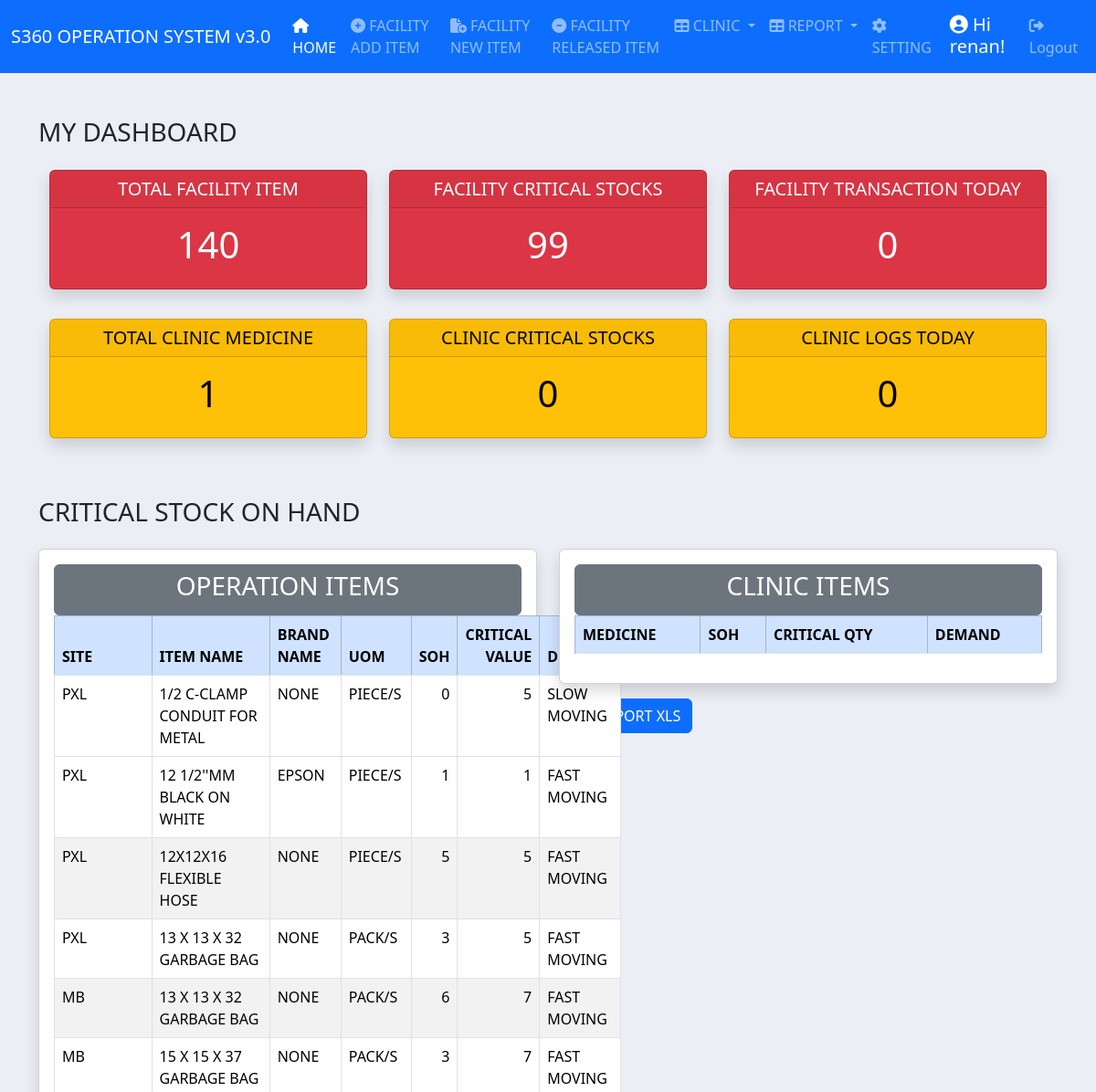
The app's page /dashboard/ (signed in, upper part), older data.
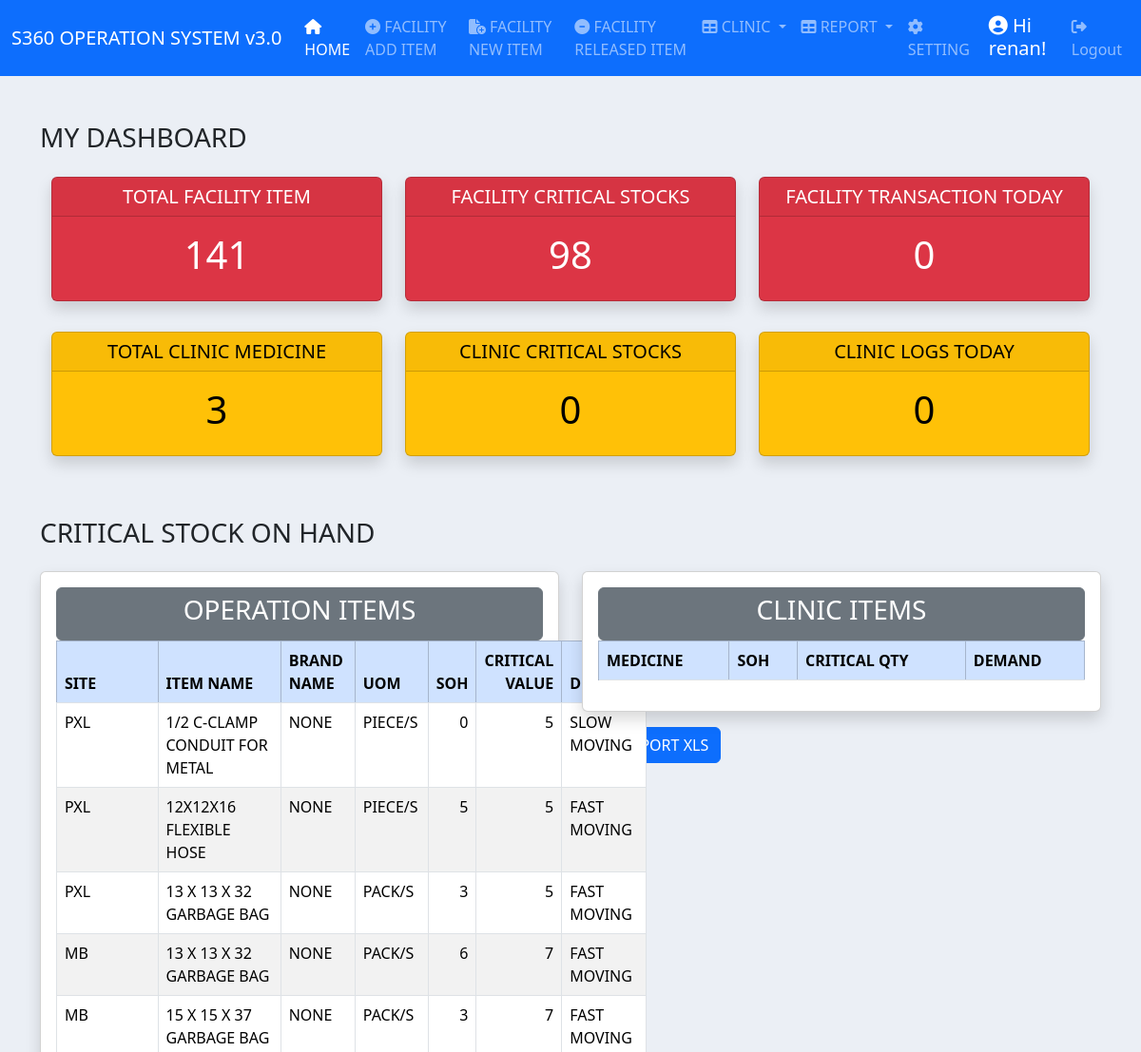
The same page, newer data.
### inventory/models.py (models this page shows, shortened)
class ItemBase(models.Model):
    item_name = models.CharField(max_length=200, null=True)
    brand_name = models.CharField(max_length=200, null=True)
    soh = models.IntegerField(null=True)
    item_code = models.CharField(max_length=200, null=True, blank=True)
    date_added = models.DateTimeField(auto_now_add=True)
    remarks = models.CharField(max_length=50, null=True)
    uom = models.ForeignKey(UOM, on_delete=models.CASCADE, null=True)
    critical_value = models.IntegerField(null=True, blank=True)
    site = models.ForeignKey(Site, on_delete=models.CASCADE)
    demand_item = models.ForeignKey(DemandItems, on_delete=models.CASCADE)
    division = models.ForeignKey(Division, on_delete=models.CASCADE, null=True)
    class Meta:
        ordering = ["item_name"]

class Site(models.Model):
    site = models.CharField(max_length=200)
    class Meta:
        ordering = ["site"]
    def __str__(self):
        return self.site

class UOM(models.Model):
    uom = models.CharField(max_length=100)
    def __str__(self):
        return self.uom
    class Meta:
        ordering = ["uom"]

class DemandItems(models.Model):
    demand_item = models.CharField(max_length=30)
    def __str__(self):
        return self.demand_item
    class Meta:
        ordering = ["demand_item"]

### dashboard/views.py (the view)
# urls.py: path('', views.dashboard_view, name='dashboard'),
@login_required
def dashboard_view(request):
    itembase = ItemBase.objects.all()
    item = Item.objects.all()
    clinic = Clinic_Record.objects.all()
    medicine = MedCode.objects.all()
    item_count = ItemBase.objects.filter(site=1).count()
    medicine_count = MedCode.objects.filter(location=1).count()
    critical_count = 0
    for critical in itembase:
        if critical.critical_value != 0:
            if critical.critical_value is not None:
                if critical.soh <= critical.critical_value:
                    critical_count += 1
            else:
                if critical.soh <= none_value:
                    critical_count += 1
    transaction_count = 0
    for transaction_date in item:
        if transaction_date.date_added.date() == datetime.datetime.now().date():
            transaction_count += 1
    critical_medicine_count = 0
    for medcritical in medicine:
        if medcritical.quantity <= medcritical.critical:
            critical_medicine_count += 1
    unique_users = set()  # A set to store unique user IDs
    for clinic_date in clinic:
        if clinic_date.date_added.date() == datetime.datetime.now().date():
            unique_users.add(clinic_date.employee_id)
    clinic_log_count = len(unique_users)  # Count the unique users
    context = {
        'item_count': item_count,
        'critical_count': critical_count,
        'none_value': none_value,
        'itembase': itembase,
        'transaction_count': transaction_count,
        'clinic_log_count': clinic_log_count,
        'medicine': medicine,
        'critical_medicine_count': critical_medicine_count,
        'medicine_count': medicine_count
    }
    return render(request, 'dashboard/dashboard_template.html', context)

### clinic/templatetags/custom_tags.py (called while the page is built)
@register.filter(name='has_group')
def has_group(user, group_name):
    return user.groups.filter(name=group_name).exists()

### dashboard/templates/dashboard/dashboard_template.html (shortened to what the changed rows need)
{% extends 'base.html'  %}
{% block content %}
<div class="container">
<div class="container text-center">
    <div class="row">
      <div class="col-4">
        <div class="card text-bg-danger mb-3 shadow fade show">
            <div class="card-body">
              <h1 class="card-title">{{ item_count }}</h1>
            </div>
          </div>
      </div>
      <div class="col-4">
        <div class="card text-bg-danger shadow fade show">
            <div class="card-body">
                <h1 class="card-title">{{ critical_count }}</h1>
            </div>
          </div>
      </div>
      <div class="col-4">
        <div class="card text-bg-danger mb-3 shadow fade show ">
            <div class="card-body">
                <h1 class="card-title">{{ transaction_count }}</h1>
            </div>
          </div>
      </div>
    </div>
    <div class="row mt-3">
      <div class="col-4">
        <div class="card text-bg-warning mb-3 shadow fade show ">
            <div class="card-body">
                <h1 class="card-title">{{ medicine_count }}</h1>
            </div>
          </div>
      </div>
      <div class="col-4">
        <div class="card text-bg-warning mb-3 shadow fade show ">
            <div class="card-body">
                <h1 class="card-title">{{ critical_medicine_count }}</h1>
            </div>
          </div>
      </div>
      <div class="col-4">
        <div class="card text-bg-warning mb-3 shadow fade show ">
            <div class="card-body">
                <h1 class="card-title">{{ clinic_log_count }}</h1>
            </div>
          </div>
      </div>
    </div>
</div>
<div class="row">
    <div class="col-6">
          <div class="card card-body shadow fade show">
            <table class="table table-bordered table-hover table-striped">
                  <thead class="table-primary">
                    <tr>
                      <th scope="col">SITE</th>
                      <th scope="col">ITEM NAME</th>
                      <th scope="col">BRAND NAME</th>
                      <th scope="col">UOM</th>
                      <th scope="col" class="text-right">SOH</th>
                      <th scope="col" class="text-right">CRITICAL VALUE</th>
                      <th scope="col">DEMAND</th>
                    </tr>
                  </thead>
                  <tbody>
                    {% for item in itembase %}
                    <tr>
                      {% if item.critical_value != 0 %}
                        {% if item.critical_value > 0 %}
                          {% if item.soh <= item.critical_value %}
                            <td>{{ item.site }}</td>
                            <td>{{ item.item_name }}</td>
                            <td>{{ item.brand_name }}</td>
                            <td>{{ item.uom }}</td>
                            <td class="item_soh text-right">{{ item.soh }}</td>
                            <td class="text-right">{{ item.critical_value }}</td>
                            <td>{{ item.demand_item }}</td>
                          {% endif %}
                        {% endif %}
                      {% endif %}
                    </tr>
                    {% endfor %}
                  </tbody>
                </table>
          </div>
    </div>
    <div class="col-6">
      <div class="card card-body shadow fade show">
        <table class="table table-bordered table-hover table-striped">
              <thead class="table-primary">
                <tr>
                  <th scope="col">MEDICINE</th>
                  <th scope="col">SOH</th>
                  <th scope="col">CRITICAL QTY</th>
                  <th scope="col">DEMAND</th>
                </tr>
              </thead>
            </table>
      </div>
    </div>
</div>
</div>
{% endblock content %}

Row changes from the older to the newer data that the page shows:
no longer on this page (row edited): ItemBase: site "PXL", item_name "12 1/2''MM BLACK ON WHITE", brand_name "EPSON", uom "PIECE/S", soh "1", critical_value "1", demand_item "FAST MOVING"
Text that changed along with them:
{{ item_count }}: "140" → "141"
{{ critical_count }}: "99" → "98"
{{ medicine_count }}: "1" → "3"
